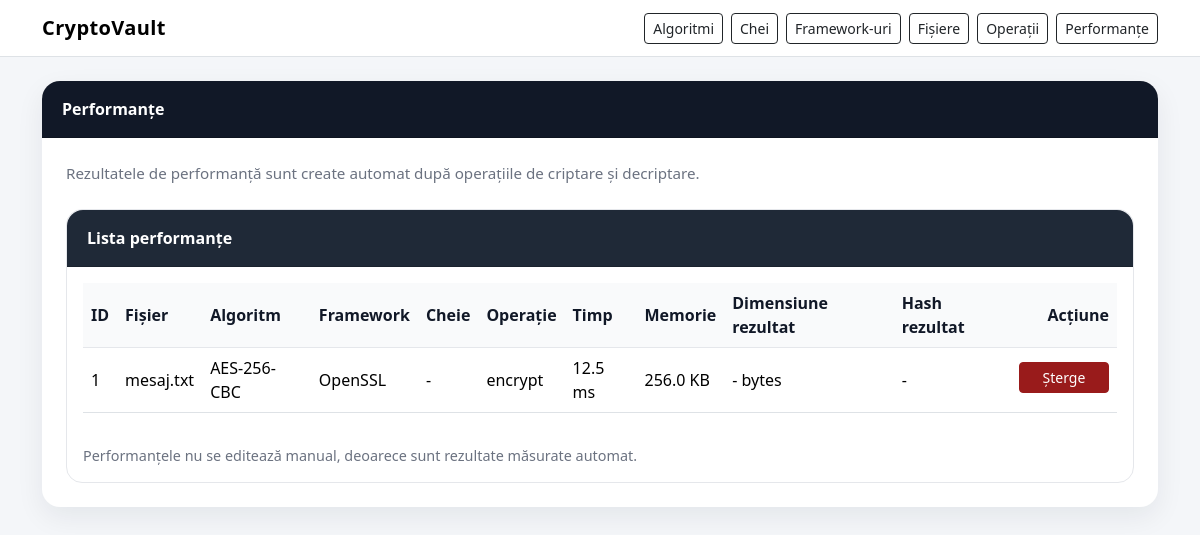
/performances, run on an earlier commit of the app's database.
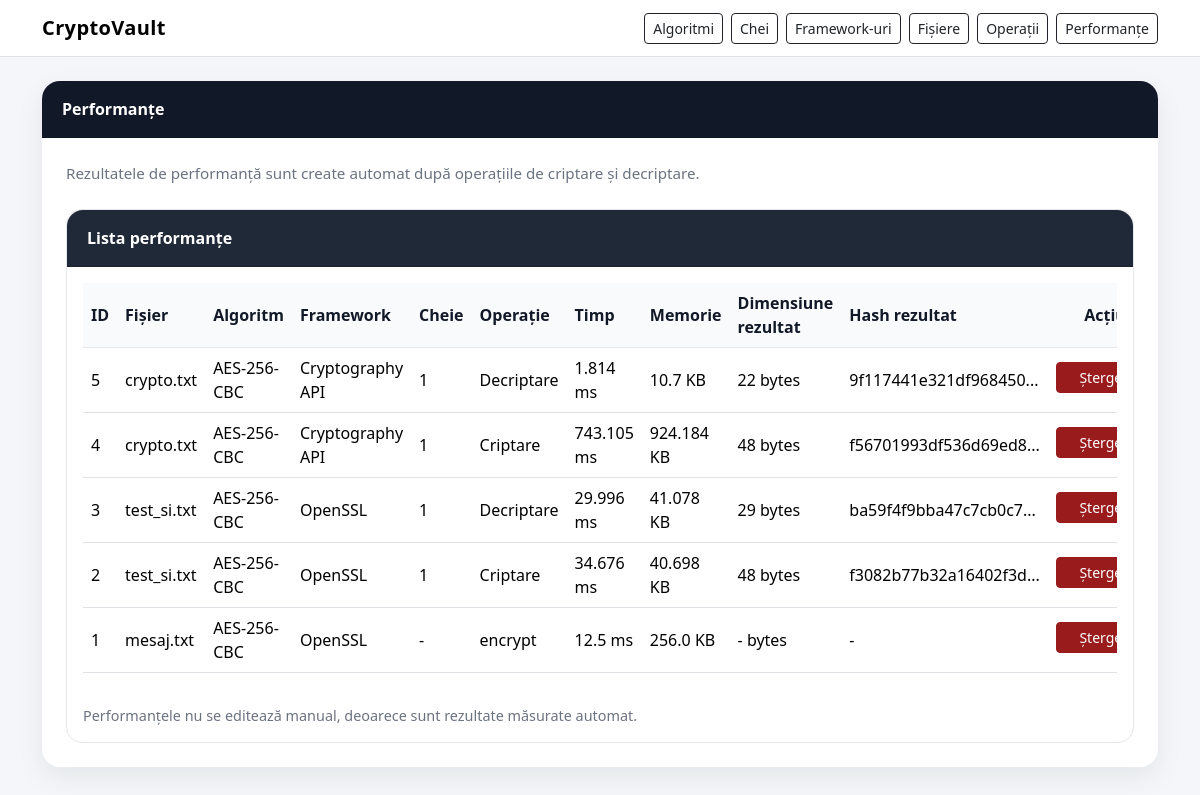
And on a later commit of the database.
### models.py (models this page shows)
class Performance(Base):
    __tablename__ = "performances"
    id = Column(Integer, primary_key=True, index=True)
    file_id = Column(Integer, ForeignKey("files.id", ondelete="CASCADE"), nullable=False)
    algorithm_id = Column(Integer, ForeignKey("algorithms.id", ondelete="CASCADE"), nullable=False)
    framework_id = Column(Integer, ForeignKey("frameworks.id", ondelete="CASCADE"), nullable=False)
    key_id = Column(Integer, ForeignKey("keys.id", ondelete="SET NULL"), nullable=True)
    operation = Column(String(50), nullable=False)
    time_taken_ms = Column(Float, nullable=True)
    memory_used_kb = Column(Float, nullable=True)
    file_size_bytes = Column(Integer, nullable=True)
    result_hash = Column(String(256), nullable=True)
    created_at = Column(DateTime, default=datetime.datetime.utcnow, nullable=True)
    file = relationship("File", back_populates="performances")
    algorithm = relationship("Algorithm", back_populates="performances")
    framework = relationship("Framework", back_populates="performances")
    key = relationship("Key", back_populates="performances")

class File(Base):
    __tablename__ = "files"
    id = Column(Integer, primary_key=True, index=True)
    original_name = Column(String(255), nullable=False)
    stored_name = Column(String(255), nullable=True)
    original_path = Column(String(500), nullable=True)
    encrypted_name = Column(String(255), nullable=True)
    encrypted_path = Column(String(500), nullable=True)
    decrypted_name = Column(String(255), nullable=True)
    decrypted_path = Column(String(500), nullable=True)
    status = Column(String(50), default="Ne-criptat", nullable=False)
    hash_value = Column(String(256), nullable=True)
    encrypted_hash = Column(String(256), nullable=True)
    decrypted_hash = Column(String(256), nullable=True)
    size_bytes = Column(Integer, nullable=True)
    created_at = Column(DateTime, default=datetime.datetime.utcnow, nullable=True)
    updated_at = Column(DateTime, default=datetime.datetime.utcnow, onupdate=datetime.datetime.utcnow, nullable=True)
    performances = relationship("Performance", back_populates="file", cascade="all, delete-orphan")

class Algorithm(Base):
    __tablename__ = "algorithms"
    id = Column(Integer, primary_key=True, index=True)
    name = Column(String(100), nullable=False, unique=True)
    type = Column(String(50), nullable=False)
    keys = relationship("Key", back_populates="algorithm", cascade="all, delete-orphan")
    performances = relationship("Performance", back_populates="algorithm", cascade="all, delete-orphan")

class Framework(Base):
    __tablename__ = "frameworks"
    id = Column(Integer, primary_key=True, index=True)
    name = Column(String(100), nullable=False, unique=True)
    performances = relationship("Performance", back_populates="framework", cascade="all, delete-orphan")

### app_web.py (the view)
@app.route("/performances")
def show_performances():
    db = database.get_session()
    try:
        performances = crud.get_all_performances(db)
        return render_template("performances.html", performances=performances)
    finally:
        db.close()

### crud.py (called while the page is built)
def get_all_performances(db: Session):
    return db.query(models.Performance).order_by(models.Performance.id.desc()).all()

### database.py (called while the page is built)
@event.listens_for(engine, "connect")
def enable_sqlite_foreign_keys(dbapi_connection, connection_record):
    cursor = dbapi_connection.cursor()
    cursor.execute("PRAGMA foreign_keys=ON")
    cursor.close()

def get_session():
    return SessionLocal()

### templates/performances.html
{% extends "base.html" %}
{% block content %}
<div class="card section-card">
    <div class="card-header">
        <div class="d-flex justify-content-between align-items-center flex-wrap gap-2">
            <span>Performanțe</span>
        </div>
    </div>
    <div class="card-body p-4">
        <p class="section-subtitle mb-4">Rezultatele de performanță sunt create automat după operațiile de criptare și decriptare.</p>
        <div class="card table-card">
            <div class="card-header">Lista performanțe</div>
            <div class="card-body">
                <div class="table-responsive">
                    <table class="table table-hover align-middle">
                        <thead>
                            <tr>
                                <th>ID</th>
                                <th>Fișier</th>
                                <th>Algoritm</th>
                                <th>Framework</th>
                                <th>Cheie</th>
                                <th>Operație</th>
                                <th>Timp</th>
                                <th>Memorie</th>
                                <th>Dimensiune rezultat</th>
                                <th>Hash rezultat</th>
                                <th class="text-end">Acțiune</th>
                            </tr>
                        </thead>
                        <tbody>
                        {% for perf in performances %}
                            <tr>
                                <td>{{ perf.id }}</td>
                                <td>{{ perf.file.original_name }}</td>
                                <td>{{ perf.algorithm.name }}</td>
                                <td>{{ perf.framework.name }}</td>
                                <td>{{ perf.key_id if perf.key_id else '-' }}</td>
                                <td>{{ perf.operation }}</td>
                                <td>{{ perf.time_taken_ms if perf.time_taken_ms is not none else '-' }} ms</td>
                                <td>{{ perf.memory_used_kb if perf.memory_used_kb is not none else '-' }} KB</td>
                                <td>{{ perf.file_size_bytes if perf.file_size_bytes is not none else '-' }} bytes</td>
                                <td>{{ perf.result_hash[:20] ~ '...' if perf.result_hash and perf.result_hash|length > 20 else (perf.result_hash or '-') }}</td>
                                <td class="text-end">
                                    <a href="{{ url_for('delete_performance', performance_id=perf.id) }}" class="btn btn-danger btn-sm btn-action"
                                       onclick="return confirm('Sigur vrei să ștergi această înregistrare?')">Șterge</a>
                                </td>
                            </tr>
                        {% else %}
                            <tr>
                                <td colspan="11" class="text-center text-muted py-4">Nu există înregistrări de performanță în baza de date.</td>
                            </tr>
                        {% endfor %}
                        </tbody>
                    </table>
                </div>
                <div class="small-muted mt-3">Performanțele nu se editează manual, deoarece sunt rezultate măsurate automat.</div>
            </div>
        </div>
    </div>
</div>
{% endblock %}

What changed in the data, as far as the page shows it:
added Performance: id "5", file.original_name "crypto.txt", algorithm.name "AES-256-CBC", framework.name "Cryptography API", key "1", operation "Decriptare", time_taken_ms "1.814", memory_used_kb "10.7", file_size_bytes "22", result_hash "9f117441e321df968450..."
added Performance: id "4", file.original_name "crypto.txt", algorithm.name "AES-256-CBC", framework.name "Cryptography API", key "1", operation "Criptare", time_taken_ms "743.105", memory_used_kb "924.184", file_size_bytes "48", result_hash "f56701993df536d69ed8..."
added Performance: id "3", file.original_name "test_si.txt", algorithm.name "AES-256-CBC", framework.name "OpenSSL", key "1", operation "Decriptare", time_taken_ms "29.996", memory_used_kb "41.078", file_size_bytes "29", result_hash "ba59f4f9bba47c7cb0c7..."
added Performance: id "2", file.original_name "test_si.txt", algorithm.name "AES-256-CBC", framework.name "OpenSSL", key "1", operation "Criptare", time_taken_ms "34.676", memory_used_kb "40.698", file_size_bytes "48", result_hash "f3082b77b32a16402f3d..."
